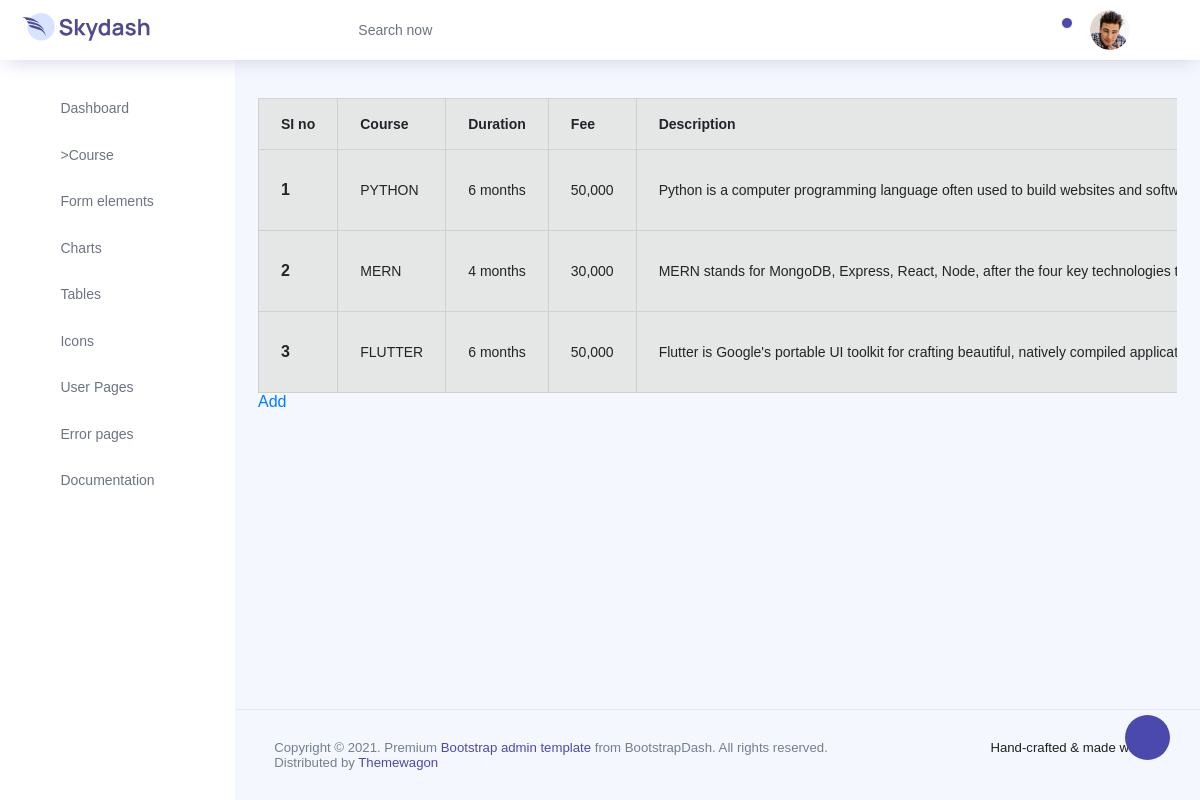
The page /Course on the database its author committed.
### homeapp/models.py (models this page shows, shortened)
class Course(models.Model):
    Name=models.CharField(max_length=25)
    Description=models.TextField()
    Duration=models.CharField(max_length=25, null=True)
    Fee=models.CharField(max_length=25,null=True)

### homeapp/views.py (the view)
# urls.py: path('Course',views.course,name='Course'),
def course(request):
    data = Course.objects.all()
    return render(request,'Course.html',{'data':data})

### templates/Course.html (shortened to what this page needs)
{% extends 'skydash.html' %}
{% block content %}
<div class="table-responsive">
<table class="table table-bordered table-secondary">
  <thead>
    <tr>
      <th scope="col">SI no</th>
      <th scope="col">Course</th>
      <th scope="col">Duration</th>
      <th scope="col">Fee</th>
      <th scope="col">Description</th>
    </tr>
  </thead>
  <tbody>
  {% for i in data %}
    <tr>
      <th scope="row">{{forloop.counter}}</th>
      <td>{{i.Name}}</td>
      <td>{{i.Duration}}</td>
      <td>{{i.Fee}}</td>
       <td>{{i.Description}}</td>
    </tr>
  {% endfor %}
  </tbody>
</table>
  </div>
<a href="{% url 'add_course' %}">Add</a>
{% endblock %}

### templates/skydash.html (shortened to what this page needs)
<!DOCTYPE html>
{% load static %}
<html lang="en">
<head>
  <link rel="stylesheet" href=" {% static 'sdstatic/vendors/feather/feather.css' %} ">
  <link rel="stylesheet" href=" {% static 'sdstatic/vendors/ti-icons/css/themify-icons.css' %} ">
  <link rel="stylesheet" href=" {% static 'sdstatic/vendors/css/vendor.bundle.base.css' %} ">
  <link rel="stylesheet" href=" {% static 'sdstatic/vendors/datatables.net-bs4/dataTables.bootstrap4.css' %} ">
  <link rel="stylesheet" href=" {% static 'sdstatic/vendors/ti-icons/css/themify-icons.css' %} ">
  <link rel="stylesheet" type="text/css" href=" {% static 'js/select.dataTables.min.css' %} ">
  <link rel="stylesheet" href=" {% static 'sdstatic/css/vertical-layout-light/style.css' %} ">
</head>
<body>
  <div class="container-scroller">
    <nav class="navbar col-lg-12 col-12 p-0 fixed-top d-flex flex-row">
      <div class="text-center navbar-brand-wrapper d-flex align-items-center justify-content-center">
        <a class="navbar-brand brand-logo mr-5" href=" {% static 'index.html' %} "><img src=" {% static 'sdstatic/images/logo.svg' %} " class="mr-2" alt="logo"/></a>
      </div>
      <div class="navbar-menu-wrapper d-flex align-items-center justify-content-end">
        <button class="navbar-toggler navbar-toggler align-self-center" type="button" data-toggle="minimize">
          <span class="icon-menu"></span>
        </button>
        <ul class="navbar-nav mr-lg-2">
          <li class="nav-item nav-search d-none d-lg-block">
            <div class="input-group">
              <div class="input-group-prepend hover-cursor" id="navbar-search-icon">
                <span class="input-group-text" id="search">
                  <i class="icon-search"></i>
                </span>
              </div>
              <input type="text" class="form-control" id="navbar-search-input" placeholder="Search now" aria-label="search" aria-describedby="search">
            </div>
          </li>
        </ul>
        <ul class="navbar-nav navbar-nav-right">
          <li class="nav-item dropdown">
            <a class="nav-link count-indicator dropdown-toggle" id="notificationDropdown" href="#" data-toggle="dropdown">
              <i class="icon-bell mx-0"></i>
              <span class="count"></span>
            </a>
          </li>
          <li class="nav-item nav-profile dropdown">
            <a class="nav-link dropdown-toggle" href="#" data-toggle="dropdown" id="profileDropdown">
              <img src=" {% static 'sdstatic/images/faces/face28.jpg' %} " alt="profile"/>
            </a>
          </li>
          <li class="nav-item nav-settings d-none d-lg-flex">
            <a class="nav-link" href="#">
              <i class="icon-ellipsis"></i>
            </a>
          </li>
        </ul>
      </div>
    </nav>
    <div class="container-fluid page-body-wrapper">
      <div class="theme-setting-wrapper">
        <div id="settings-trigger"><i class="ti-settings"></i></div>
      </div>
      <nav class="sidebar sidebar-offcanvas" id="sidebar">
        <ul class="nav">
          <li class="nav-item">
            <a class="nav-link" href=" {% static 'index.html' %} ">
              <i class="icon-grid menu-icon"></i>
              <span class="menu-title">Dashboard</span>
            </a>
          </li>
          <li class="nav-item">
            <a class="nav-link" data-toggle="collapse" href=" {% static '#ui-basic' %} " aria-expanded="false" aria-controls="ui-basic">
              <i class="icon-layout menu-icon"></i>
              <span class="menu-title"href="{% url 'Course' %}">>Course</a></span>
          </li>
          <li class="nav-item">
            <a class="nav-link" data-toggle="collapse" href=" {% static '#form-elements' %} " aria-expanded="false" aria-controls="form-elements">
              <i class="icon-columns menu-icon"></i>
              <span class="menu-title">Form elements</span>
              <i class="menu-arrow"></i>
            </a>
          </li>
          <li class="nav-item">
            <a class="nav-link" data-toggle="collapse" href=" {% static '#charts' %} " aria-expanded="false" aria-controls="charts">
              <i class="icon-bar-graph menu-icon"></i>
              <span class="menu-title">Charts</span>
              <i class="menu-arrow"></i>
            </a>
          </li>
          <li class="nav-item">
            <a class="nav-link" data-toggle="collapse" href=" {% static '#tables' %} " aria-expanded="false" aria-controls="tables">
              <i class="icon-grid-2 menu-icon"></i>
              <span class="menu-title">Tables</span>
              <i class="menu-arrow"></i>
            </a>
          </li>
          <li class="nav-item">
            <a class="nav-link" data-toggle="collapse" href=" {% static '#icons' %} " aria-expanded="false" aria-controls="icons">
              <i class="icon-contract menu-icon"></i>
              <span class="menu-title">Icons</span>
              <i class="menu-arrow"></i>
            </a>
          </li>
          <li class="nav-item">
            <a class="nav-link" data-toggle="collapse" href=" {% static '#auth' %} " aria-expanded="false" aria-controls="auth">
              <i class="icon-head menu-icon"></i>
              <span class="menu-title">User Pages</span>
              <i class="menu-arrow"></i>
            </a>
          </li>
          <li class="nav-item">
            <a class="nav-link" data-toggle="collapse" href=" {% static '#error' %} " aria-expanded="false" aria-controls="error">
              <i class="icon-ban menu-icon"></i>
              <span class="menu-title">Error pages</span>
              <i class="menu-arrow"></i>
            </a>
          </li>
          <li class="nav-item">
            <a class="nav-link" href=" {% static 'sdstatic/pages/documentation/documentation.html' %} ">
              <i class="icon-paper menu-icon"></i>
              <span class="menu-title">Documentation</span>
            </a>
          </li>
        </ul>
      </nav>
      <div class="main-panel">
        <div class="content-wrapper">
          <div class="row">
            <div class="col-md-12 grid-margin">
              <div class="row">
                {% block content %}
                {% endblock %}
              </div>
            </div>
          </div>
          <div class="row">
          </div>
          <div class="row">
          </div>
          </div>
        <footer class="footer">
          <div class="d-sm-flex justify-content-center justify-content-sm-between">
            <span class="text-muted text-center text-sm-left d-block d-sm-inline-block">Copyright © 2021.  Premium <a href="https://www.bootstrapdash.com/" target="_blank">Bootstrap admin template</a> from BootstrapDash. All rights reserved.</span>
            <span class="float-none float-sm-right d-block mt-1 mt-sm-0 text-center">Hand-crafted & made with </span>
          </div>
          <div class="d-sm-flex justify-content-center justify-content-sm-between">
            <span class="text-muted text-center text-sm-left d-block d-sm-inline-block">Distributed by <a href="https://www.themewagon.com/" target="_blank">Themewagon</a></span>
          </div>
        </footer>
      </div>
    </div>
  </div>
</body>
</html>

### rows shown on the page
Course: Name "PYTHON", Duration "6 months", Fee "50,000", Description "Python is a computer programming language often used to build websites and…"
Course: Name "MERN", Duration "4 months", Fee "30,000", Description "MERN stands for MongoDB, Express, React, Node, after the four key technologies…"
Course: Name "FLUTTER", Duration "6 months", Fee "50,000", Description "Flutter is Google's portable UI toolkit for crafting beautiful, natively compiled…"
